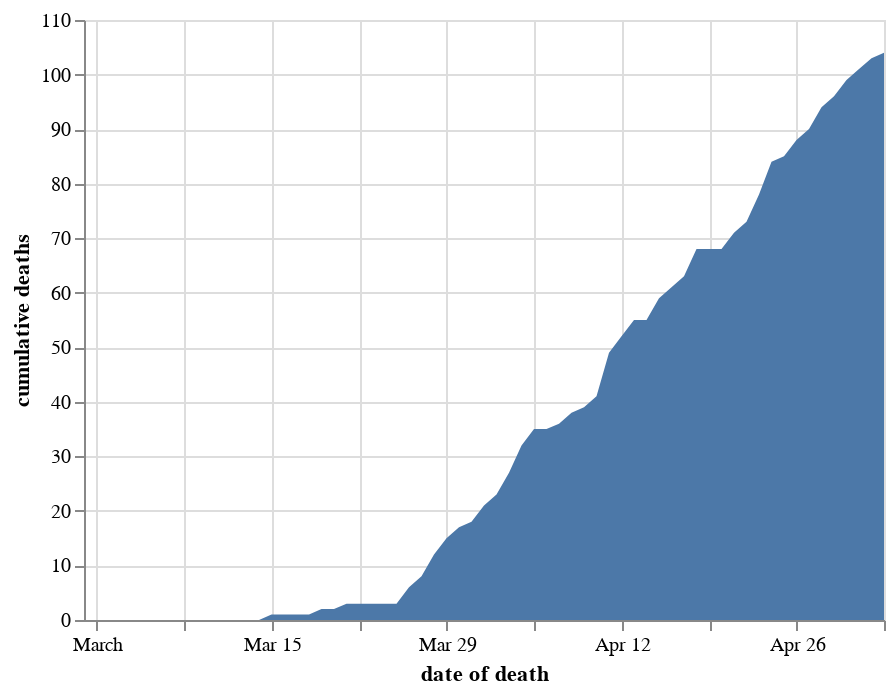

Source (notebook cell):
### Markdown cell above
### Cumulative

### Code cell
chart_dodds = chart_doddbt.copy()
chart_dodds = chart_dodds[chart_dodds.code.isin(trustcodes_shropshirestar)]
chart_dodds = chart_dodds.groupby(['date of death'], as_index=False)['cumulative deaths'].sum()
alt.Chart(chart_dodds).mark_area().encode(
    x='date of death',
    y='cumulative deaths'
)

### Figure 1 — Vega-Lite specification as saved in the notebook (floating-point values rounded to 4 significant figures)
{"config": {"view": {"continuousWidth": 400, "continuousHeight": 300}}, "data": {"name": "data-f85e4ff32c146fd2dfacb339b7ba840a"}, "mark": "area", "encoding": {"x": {"type": "temporal", "field": "date of death"}, "y": {"type": "quantitative", "field": "cumulative deaths"}}, "$schema": "https://vega.github.io/schema/vega-lite/v4.8.1.json", "datasets": {"data-f85e4ff32c146fd2dfacb339b7ba840a": [{"date of death": "2020-02-29T00:00:00", "cumulative deaths": 0}, {"date of death": "2020-03-01T00:00:00", "cumulative deaths": 0}, {"date of death": "2020-03-02T00:00:00", "cumulative deaths": 0}, {"date of death": "2020-03-03T00:00:00", "cumulative deaths": 0}, {"date of death": "2020-03-04T00:00:00", "cumulative deaths": 0}, {"date of death": "2020-03-05T00:00:00", "cumulative deaths": 0}, {"date of death": "2020-03-06T00:00:00", "cumulative deaths": 0}, {"date of death": "2020-03-07T00:00:00", "cumulative deaths": 0}, {"date of death": "2020-03-08T00:00:00", "cumulative deaths": 0}, {"date of death": "2020-03-09T00:00:00", "cumulative deaths": 0}, {"date of death": "2020-03-10T00:00:00", "cumulative deaths": 0}, {"date of death": "2020-03-11T00:00:00", "cumulative deaths": 0}, {"date of death": "2020-03-12T00:00:00", "cumulative deaths": 0}, {"date of death": "2020-03-13T00:00:00", "cumulative deaths": 0}, {"date of death": "2020-03-14T00:00:00", "cumulative deaths": 0}, {"date of death": "2020-03-15T00:00:00", "cumulative deaths": 1}, {"date of death": "2020-03-16T00:00:00", "cumulative deaths": 1}, {"date of death": "2020-03-17T00:00:00", "cumulative deaths": 1}, {"date of death": "2020-03-18T00:00:00", "cumulative deaths": 1}, {"date of death": "2020-03-19T00:00:00", "cumulative deaths": 2}, {"date of death": "2020-03-20T00:00:00", "cumulative deaths": 2}, {"date of death": "2020-03-21T00:00:00", "cumulative deaths": 3}, {"date of death": "2020-03-22T00:00:00", "cumulative deaths": 3}, {"date of death": "2020-03-23T00:00:00", "cumulative deaths": 3}, {"date of death": "2020-03-24T00:00:00", "cumulative deaths": 3}, {"date of death": "2020-03-25T00:00:00", "cumulative deaths": 3}, {"date of death": "2020-03-26T00:00:00", "cumulative deaths": 6}, {"date of death": "2020-03-27T00:00:00", "cumulative deaths": 8}, {"date of death": "2020-03-28T00:00:00", "cumulative deaths": 12}, {"date of death": "2020-03-29T00:00:00", "cumulative deaths": 15}, {"date of death": "2020-03-30T00:00:00", "cumulative deaths": 17}, {"date of death": "2020-03-31T00:00:00", "cumulative deaths": 18}, {"date of death": "2020-04-01T00:00:00", "cumulative deaths": 21}, {"date of death": "2020-04-02T00:00:00", "cumulative deaths": 23}, {"date of death": "2020-04-03T00:00:00", "cumulative deaths": 27}, {"date of death": "2020-04-04T00:00:00", "cumulative deaths": 32}, {"date of death": "2020-04-05T00:00:00", "cumulative deaths": 35}, {"date of death": "2020-04-06T00:00:00", "cumulative deaths": 35}, {"date of death": "2020-04-07T00:00:00", "cumulative deaths": 36}, {"date of death": "2020-04-08T00:00:00", "cumulative deaths": 38}, {"date of death": "2020-04-09T00:00:00", "cumulative deaths": 39}, {"date of death": "2020-04-10T00:00:00", "cumulative deaths": 41}, {"date of death": "2020-04-11T00:00:00", "cumulative deaths": 49}, {"date of death": "2020-04-12T00:00:00", "cumulative deaths": 52}, {"date of death": "2020-04-13T00:00:00", "cumulative deaths": 55}, {"date of death": "2020-04-14T00:00:00", "cumulative deaths": 55}, {"date of death": "2020-04-15T00:00:00", "cumulative deaths": 59}, {"date of death": "2020-04-16T00:00:00", "cumulative deaths": 61}, {"date of death": "2020-04-17T00:00:00", "cumulative deaths": 63}, {"date of death": "2020-04-18T00:00:00", "cumulative deaths": 68}, {"date of death": "2020-04-19T00:00:00", "cumulative deaths": 68}, {"date of death": "2020-04-20T00:00:00", "cumulative deaths": 68}, {"date of death": "2020-04-21T00:00:00", "cumulative deaths": 71}, {"date of death": "2020-04-22T00:00:00", "cumulative deaths": 73}, {"date of death": "2020-04-23T00:00:00", "cumulative deaths": 78}, {"date of death": "2020-04-24T00:00:00", "cumulative deaths": 84}, {"date of death": "2020-04-25T00:00:00", "cumulative deaths": 85}, {"date of death": "2020-04-26T00:00:00", "cumulative deaths": 88}, {"date of death": "2020-04-27T00:00:00", "cumulative deaths": 90}, {"date of death": "2020-04-28T00:00:00", "cumulative deaths": 94}, {"date of death": "2020-04-29T00:00:00", "cumulative deaths": 96}, {"date of death": "2020-04-30T00:00:00", "cumulative deaths": 99}, {"date of death": "2020-05-01T00:00:00", "cumulative deaths": 101}, {"date of death": "2020-05-02T00:00:00", "cumulative deaths": 103}, {"date of death": "2020-05-03T00:00:00", "cumulative deaths": 104}]}}
